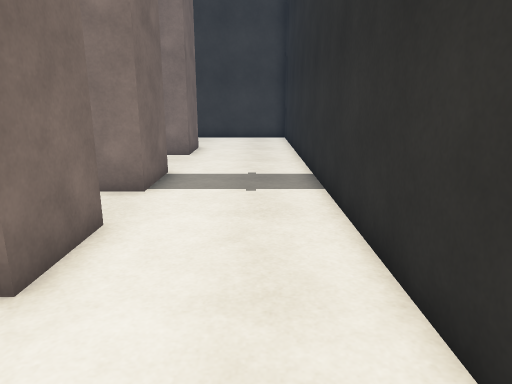
view 1 (above)

20 first-person views from a walk through a 3-D level made in the Unity game engine. The camera is 1.3 m above the floor, tilts 14° down and sees 70° across. Doors are open. The floor is counted in squares, 0.6 m on a side. Each view is taken from the middle of a square. On the plan, view 1 faces up. The plan holds only what a view shows up to about 20 squares ahead; the rest is blank. The place goes on beyond the plan. The player character is not drawn. Some animated figures are not drawn. Surface patterns are stand-ins for the level's own textures.

view 2
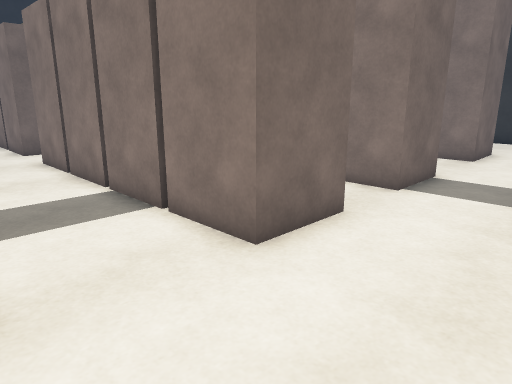

view 3
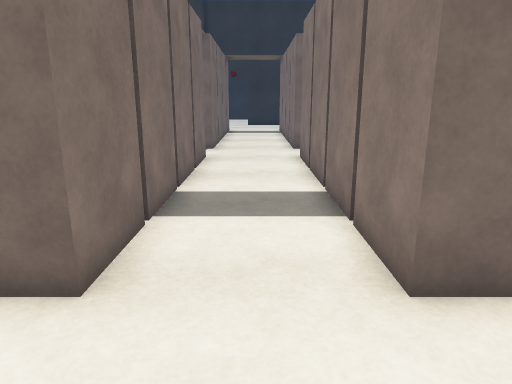

view 4
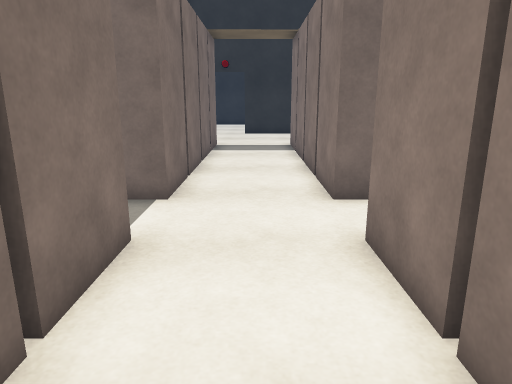

view 5
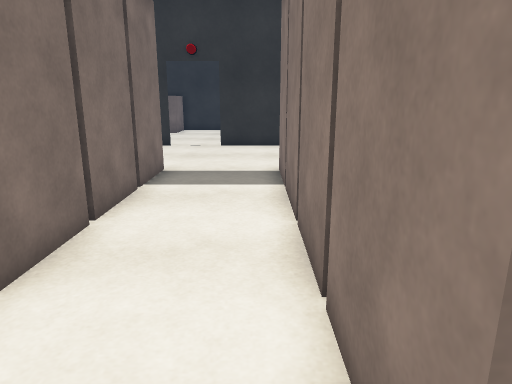

view 6
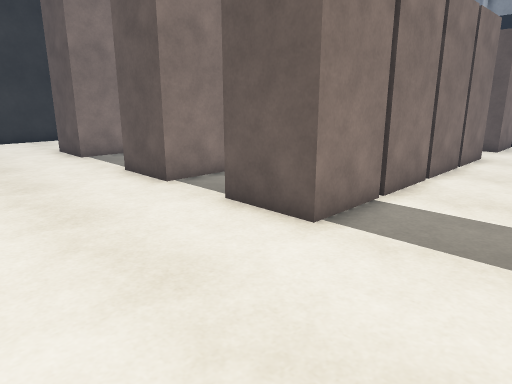

view 7
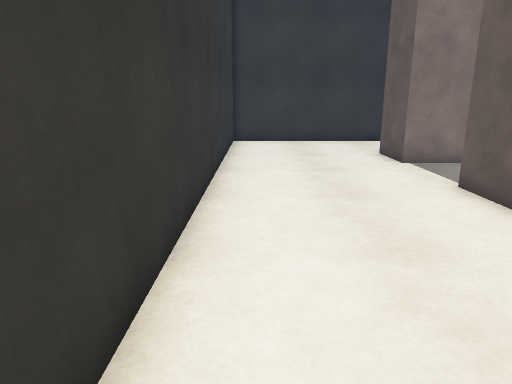

view 8
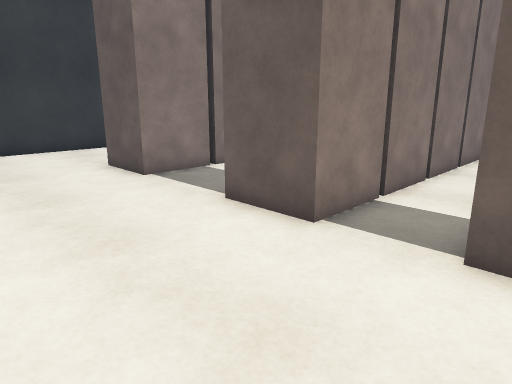

view 9
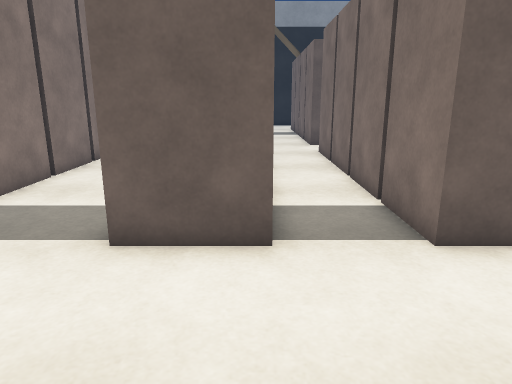

view 10
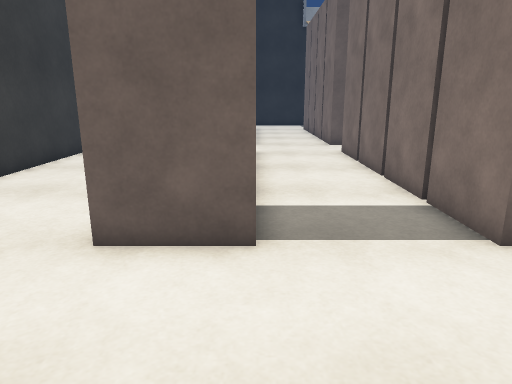

view 11
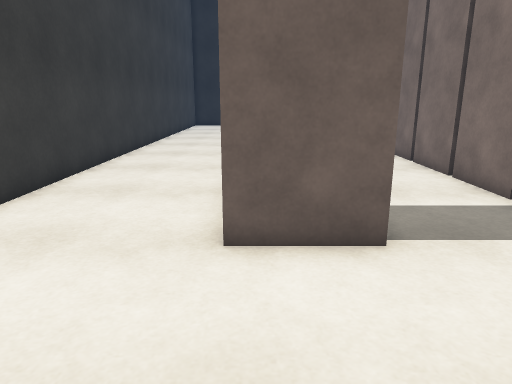

view 12
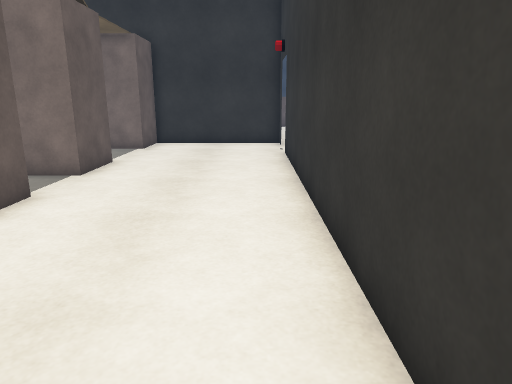

view 13
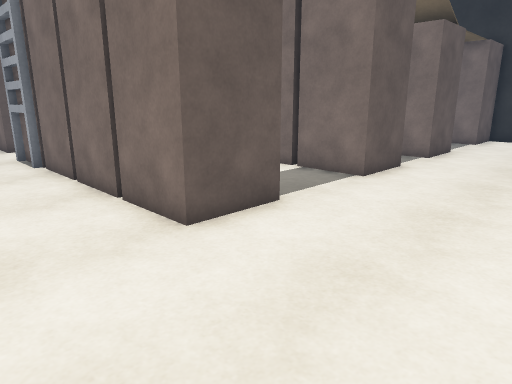

view 14
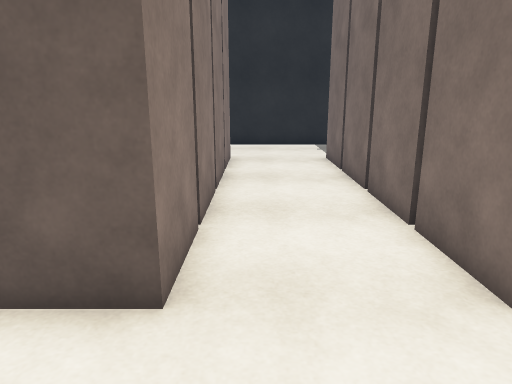

view 15
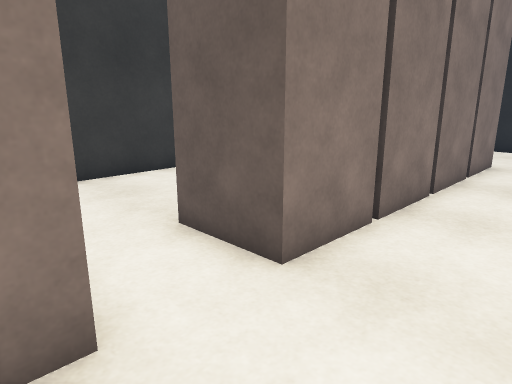

view 16
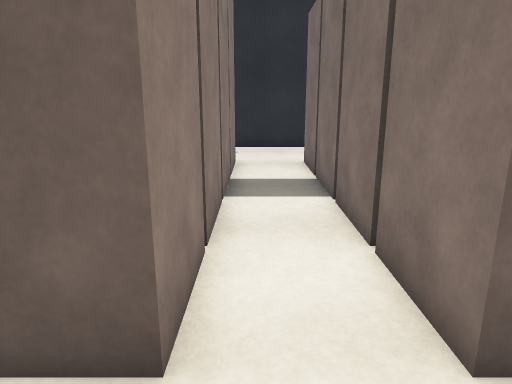

view 17
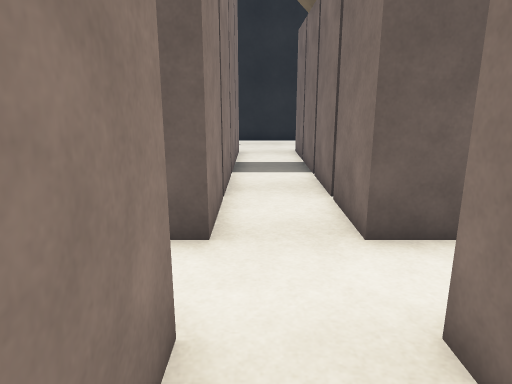

view 18
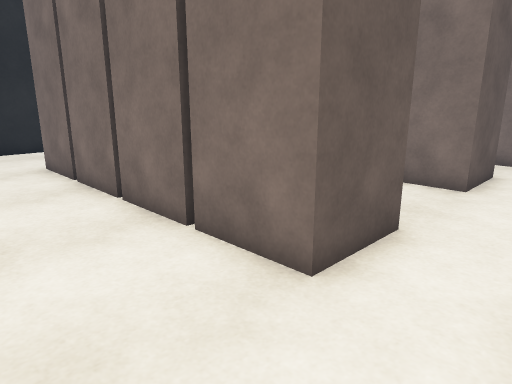

view 19
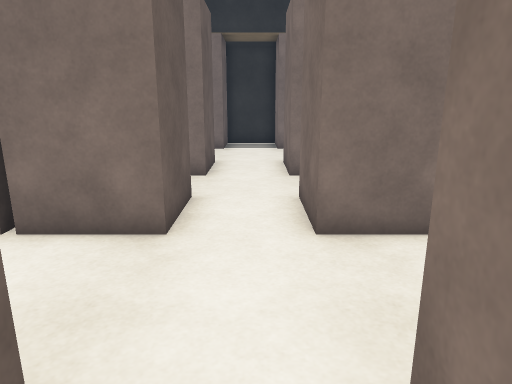

view 20
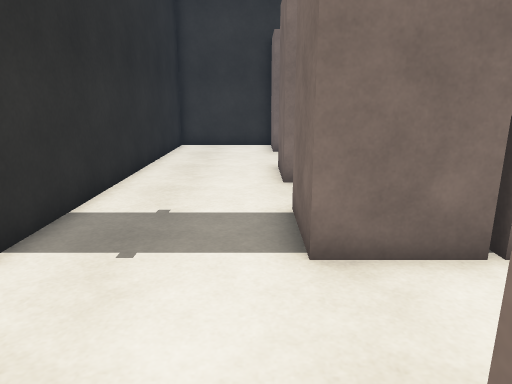

### Floor plan
Points are (right, up) in squares from view 1. A wall is a line through its corners. A room is listed if a view was taken in it or the views show most of it. See-through windows are left out.
Room 1 (views 1, 2, 3, 4, 5, 6, 7, 8, 9, 10, 11, 12, 13, 14, 15, 16, 17, 18, 19, 20)
walls: (-16, 15.9) (-16, 15) (-21.2, 15); (-21.4, 11.2) (-16, 11.2) (-16, 8.7) (-26.8, 8.7) (-26.8, 11.2) (-21.5, 11.2); (-21.5, 15) (-26.8, 15) (-26.8, 17.5) (-21.5, 17.5); (-21.2, 6.2) (-16, 6.2) (-16, 3.8) (-26.8, 3.8) (-26.8, 6.2) (-21.5, 6.2); (-21.4, 17.5) (-16.4, 17.5); (-5.4, 11.2) (-2.7, 11.2) (-2.7, 8.7) (-5.2, 8.7); (-5.5, 8.7) (-13.5, 8.7) (-13.5, 11.2) (-5.5, 11.2); (-5.2, 6.2) (-2.7, 6.2) (-2.7, 3.8) (-13.5, 3.8) (-13.5, 6.2) (-5.5, 6.2); (-5.4, 17.5) (-2.7, 17.5) (-2.7, 15) (-13.5, 15) (-13.5, 17.5) (-5.5, 17.5); (-10.2, 22.5) (-33.2, 22.5); (-21.2, 0) (-16, 0) (-16, -2.5) (-13.5, -2.5) (-13.5, 0) (-5.5, 0); (-5.2, 0) (-2.7, 0) (-2.7, -2.5) (1.7, -2.5) (1.7, 20.8); (-33.2, 22) (-33.2, 1.2); (-33.2, -1.1) (-33.2, -2.5) (-26.8, -2.5) (-26.8, 0) (-21.4, 0)
ways out: open door at (-33, 0)
objects: ladder (-17, 18)

Where each view was taken, in squares from view 1:
view 1: 0 up, 0 right, facing up
view 2: 0 up, 1 right, facing up-left
view 3: 2 up, 1 right, facing left
view 4: 2 up, 8 left, facing left
view 5: 3 up, 15 left, facing left
view 6: 0 up, 32 left, facing up-right
view 7: 2 up, 32 left, facing up
view 8: 5 up, 32 left, facing up-right
view 9: 9 up, 32 left, facing right
view 10: 15 up, 32 left, facing right
view 11: 17 up, 32 left, facing right
view 12: 17 up, 32 left, facing down
view 13: 21 up, 32 left, facing down-right
view 14: 14 up, 17 left, facing right
view 15: 12 up, 17 left, facing up-right
view 16: 8 up, 16 left, facing right
view 17: 8 up, 19 left, facing right
view 18: 21 up, 16 left, facing down-right
view 19: 17 up, 15 left, facing down
view 20: 16 up, 2 left, facing down
